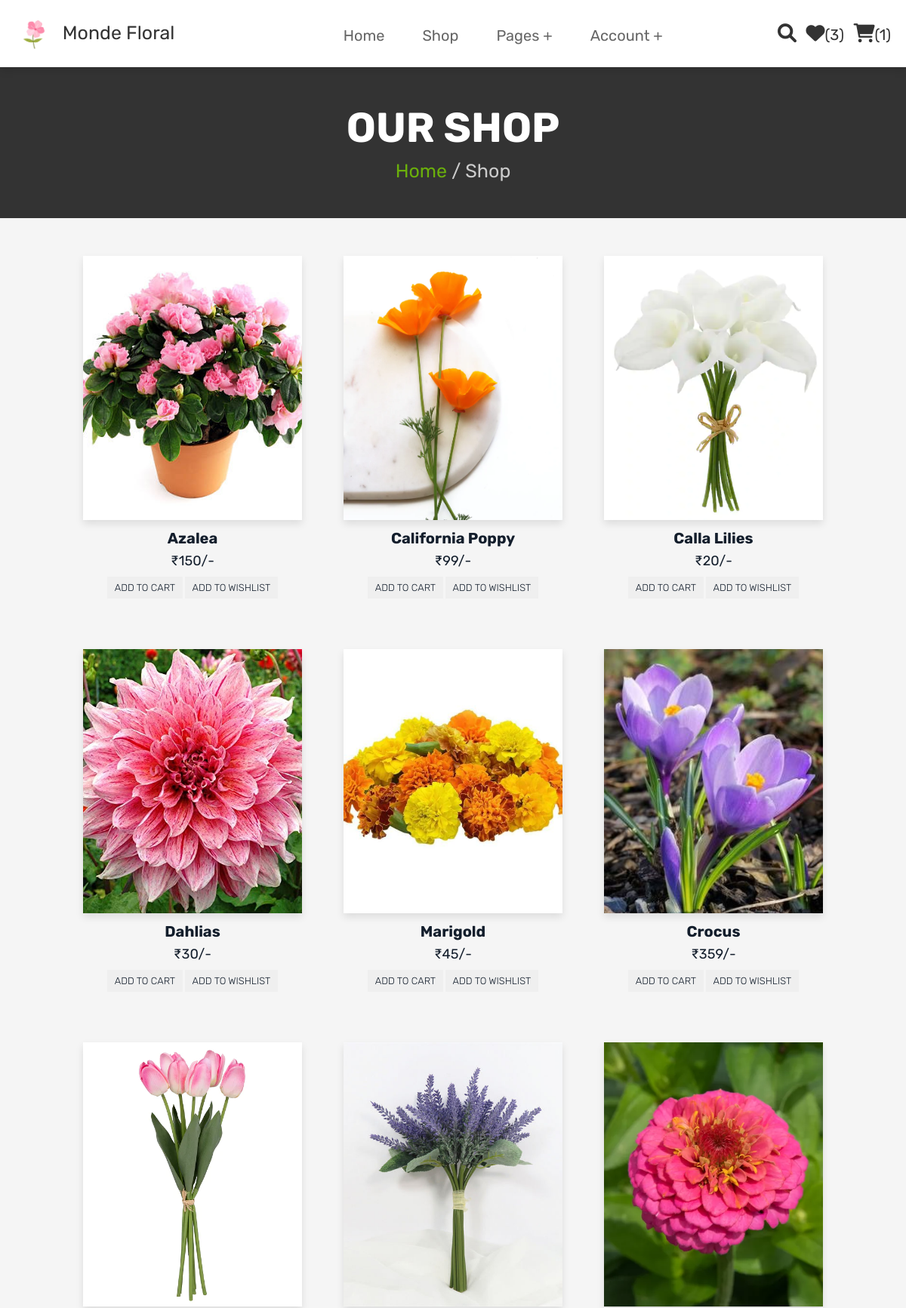
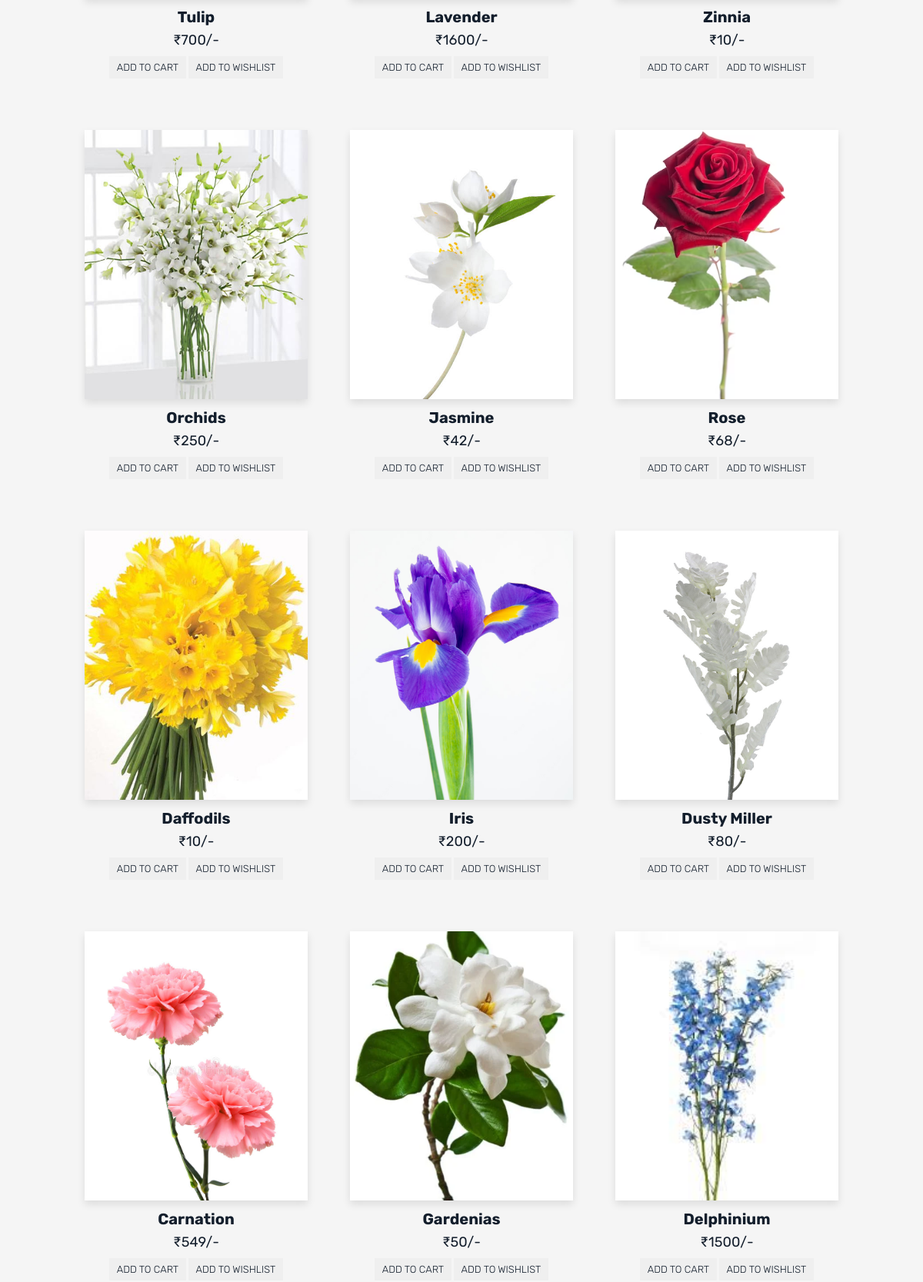
The page /shop.php (upper part) on the database its author committed (2 pictures, top to bottom).
### tables this page shows
CREATE TABLE `tbl_products` (
  `id` int(100) NOT NULL,
  `name` varchar(100) NOT NULL,
  `details` varchar(500) NOT NULL,
  `price` int(100) NOT NULL,
  `image` varchar(100) NOT NULL
);

### shop.php (the view, shortened to what this page needs)
<!DOCTYPE html>
<html lang="en">
<head>
   <link rel="stylesheet" href="https://cdnjs.cloudflare.com/ajax/libs/font-awesome/6.0.0/css/all.min.css">
   <link rel="stylesheet" href="css/style.css">
   <link rel="stylesheet" href="css/admin_style.css">
   <link rel="stylesheet" href="css/loader.css">
</head>
<body>
<?php @include 'header.php'; ?>
<section class="heading">
    <h3>Our Shop</h3>
    <p> <a href="home.php">Home</a> / Shop </p>
</section>
<section class="products">
      <div class="container">
         <div class="box-container">
            <?php
            $select_products = mysqli_query($conn, "SELECT * FROM tbl_products ") or die('query failed');
            if (mysqli_num_rows($select_products) > 0) {
               while ($fetch_products = mysqli_fetch_assoc($select_products)) {
            ?>
                  <form action="" method="POST" class="box">
                     <div class="col-md-3 col-sm-6">
                        <div class="product-grid">
                           <div class="product-image">
                              <a href="view_page.php?pid=<?php echo $fetch_products['id']; ?>" class="image">
                                 <img src="uploaded_img/<?php echo $fetch_products['image']; ?>" alt="" class="image">
                              </a>
                           </div>
                           <div class="product-content">
                              <h3 class="title"><a href="view_page.php?pid=<?php echo $fetch_products['id']; ?>"><?php echo $fetch_products['name']; ?></a></h3>
                              <div class="price"> ₹<?php echo $fetch_products['price']; ?>/-</div>
                              <input type="submit" value="ADD TO CART" name="add_to_cart" class="add-to-cart">
                              <input type="submit" value="ADD TO WISHLIST" name="add_to_wishlist" class="add-to-wishlist">
                           </div>
                        </div>
                     </div>
                  </form>
            <?php
               }
            } else {
               echo '<p class="empty">no products added yet!</p>';
            }
            ?>
         </div>
      </div>
   </section>
</body>
</html>

### style.css (style rules this page uses)
:root { --green: #6bb00b; --black1: black; --red: red; --black: #333; --white: #fff; --light-color: #666; --light-white: #ccc; --light-bg: white; --border: .2rem solid var(--black); --box-shadow: 0 .5rem 1rem rgba(0, 0, 0, .1); }
* { font-family: 'Rubik', sans-serif; margin: 0; padding: 0; box-sizing: border-box; outline: none; border: none; text-decoration: none; transition: all .2s linear; }
html { font-size: 62.5%; overflow-x: hidden; scroll-behavior: smooth; scroll-padding-top: 6.5rem; }
body { background: var(--light-bg); }
section { padding: 3rem 2rem; }
.heading { display: flex; flex-flow: column; align-items: center; justify-content: center; gap: 1rem; background-color: var(--black); text-align: center; min-height: 25vh; }
.heading h3 { font-size: 5.5rem; color: var(--white); text-transform: uppercase; }
.heading p { font-size: 2.5rem; color: var(--light-white); }
.heading p a { color: var(--green); }
.title { text-align: center; margin-bottom: 2rem; color: var(--black); text-transform: uppercase; font-size: 4rem; }
.products .box-container { max-width: 1200px; margin: 0 auto; display: grid; grid-template-columns: repeat(auto-fit, 33rem); gap: 1.5rem; align-items: flex-start; justify-content: center; }
.products .box-container .box { border-radius: .5rem; padding: 2rem; text-align: center; position: relative; }
.products .box-container .box .image { height: 35rem; width: 100%; object-fit: cover; }
.container { max-width: 1200px; padding: 0 1rem; margin: 0 auto; }
:root { --main-color1: #eb4d4b; --text-color: #131e2c; }
.product-grid { font-family: 'Oswald', sans-serif; text-align: center; }
.product-grid .product-image { position: relative; }
.product-grid .product-image a.image { display: block; }
.product-grid .product-image img { width: 100%; object-fit: cover; height: 35rem; box-shadow: var(--box-shadow); }
.product-grid .product-content { padding: 12px; }
.product-grid .title { color: var(--text-color); font-size: 20px; text-transform: capitalize; margin: 0 0 7px; }
.product-grid .title a { color: var(--text-color); transition: all 500ms; }
.product-grid .price { color: var(--text-color); font-size: 18px; letter-spacing: 0.005em; margin-bottom: 10px; }
.product-grid .add-to-cart { color: var(--text-color); FONT-WEIGHT: 100; font-size: 13px; padding: 7px 10px; margin: 0 auto; display: inline-block; transition: all 0.25s ease 0s; }
.product-grid .add-to-wishlist { color: var(--text-color); FONT-WEIGHT: 100; font-size: 13px; padding: 7px 10px; margin: 0 auto; display: inline-block; transition: all 0.25s ease 0s; }

### admin_style.css (style rules this page uses)
:root { --monsteradeliciosa: #6bb00b; --red: #ff1900; --black: #333; --white: #fff; --light-color: #666; --light-white: #ccc; --light-bg: #f5f5f5; --border: .2rem solid var(--black); --box-shadow: 0 .5rem 1rem rgba(0, 0, 0, .1); }
* { font-family: 'Rubik', sans-serif; margin: 0; padding: 0; box-sizing: border-box; outline: none; border: none; text-decoration: none; transition: all .2s linear; }
html { font-size: 62.5%; overflow-x: hidden; scroll-behavior: smooth; scroll-padding-top: 6.5rem; }
body { background: var(--light-bg); }
section { padding: 3rem 2rem; }
.title { text-align: center; margin-bottom: 2rem; color: var(--black); text-transform: uppercase; font-size: 4rem; }
:root { --main-color1: #eb4d4b; --text-color: #131e2c; }
.product-grid { font-family: 'Oswald', sans-serif; text-align: center; }
.product-grid .product-image { position: relative; }
.product-grid .product-image a.image { display: block; }
.product-grid .product-image img { width: 100%; object-fit: cover; height: 35rem; box-shadow: var(--box-shadow); }
.product-grid .product-content { padding: 12px; }
.product-grid .title { color: var(--text-color); font-size: 20px; text-transform: capitalize; margin: 0 0 7px; }
.product-grid .title a { color: var(--text-color); transition: all 500ms; }
.product-grid .price { color: var(--text-color); font-size: 18px; letter-spacing: 0.005em; margin-bottom: 10px; }
.product-grid .add-to-cart { color: var(--text-color); FONT-WEIGHT: 100; font-size: 13px; padding: 7px 10px; margin: 0 auto; display: inline-block; transition: all 0.25s ease 0s; }
.product-grid .add-to-wishlist { color: var(--text-color); FONT-WEIGHT: 100; font-size: 13px; padding: 7px 10px; margin: 0 auto; display: inline-block; transition: all 0.25s ease 0s; }

### rows shown on the page
tbl_products: image (picture), name "Azalea", price "150"
tbl_products: image (picture), name "California Poppy", price "99"
tbl_products: image (picture), name "Calla Lilies", price "20"
tbl_products: image (picture), name "Dahlias", price "30"
tbl_products: image (picture), name "Marigold", price "45"
tbl_products: image (picture), name "Crocus", price "359"
tbl_products: image (picture), name "Tulip", price "700"
tbl_products: image (picture), name "Lavender", price "1600"
tbl_products: image (picture), name "Zinnia", price "10"
tbl_products: image (picture), name "Orchids", price "250"
tbl_products: image (picture), name "Jasmine", price "42"
tbl_products: image (picture), name "Rose", price "68"
tbl_products: image (picture), name "Daffodils", price "10"
tbl_products: image (picture), name "Iris", price "200"
tbl_products: image (picture), name "Dusty Miller", price "80"
tbl_products: image (picture), name "Carnation", price "549"
tbl_products: image (picture), name "Gardenias", price "50"
tbl_products: image (picture), name "Delphinium", price "1500"

### other values the page prints
$wishlist_num_rows "3"
$cart_num_rows "1"
